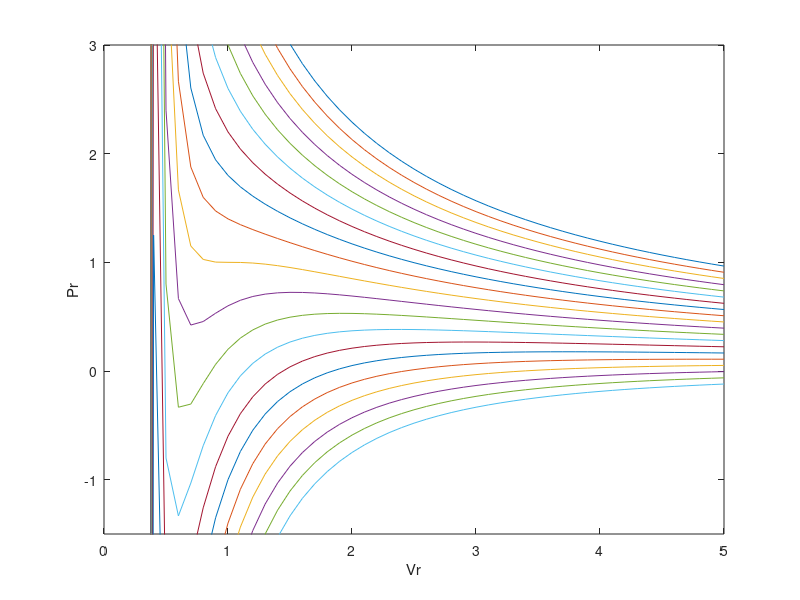

Write the MATLAB code that produced this figure.
clc;
Vr = 0.1:0.1:5;
Tr=2;
for i=1:20
Tr = Tr-0.1;
Pr = (8*Tr)./(3*Vr-1)-(3./Vr.^2);
plot(Vr,Pr)
axis([0 5 -1.5 3]);
xlabel('Vr');
ylabel('Pr');
hold on;
end